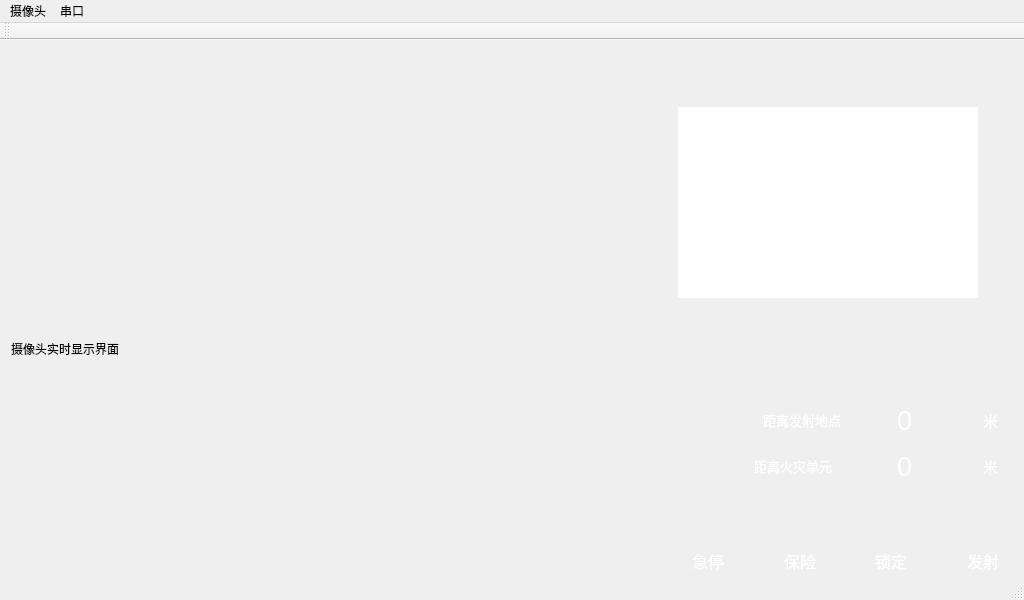
<?xml version="1.0" encoding="UTF-8"?>
<ui version="4.0">
 <class>MainPage</class>
 <widget class="QMainWindow" name="MainPage">
  <property name="geometry">
   <rect>
    <x>0</x>
    <y>0</y>
    <width>1024</width>
    <height>600</height>
   </rect>
  </property>
  <property name="sizePolicy">
   <sizepolicy hsizetype="Expanding" vsizetype="Expanding">
    <horstretch>0</horstretch>
    <verstretch>0</verstretch>
   </sizepolicy>
  </property>
  <property name="minimumSize">
   <size>
    <width>1024</width>
    <height>600</height>
   </size>
  </property>
  <property name="maximumSize">
   <size>
    <width>1024</width>
    <height>665</height>
   </size>
  </property>
  <property name="windowTitle">
   <string>地面站v0.3</string>
  </property>
  <property name="windowIcon">
   <iconset resource="resources.qrc">
    <normaloff>:/Resources/火箭.png</normaloff>:/Resources/火箭.png</iconset>
  </property>
  <property name="styleSheet">
   <string notr="true">MainPage{background-image:url(:/Resources/background_image.png)}</string>
  </property>
  <widget class="QWidget" name="centralWidget">
   <property name="minimumSize">
    <size>
     <width>1024</width>
     <height>600</height>
    </size>
   </property>
   <property name="maximumSize">
    <size>
     <width>1024</width>
     <height>600</height>
    </size>
   </property>
   <property name="styleSheet">
    <string notr="true">centralWidget{}</string>
   </property>
   <layout class="QVBoxLayout" name="verticalLayout_3">
    <item>
     <layout class="QHBoxLayout" name="subLayerout_1">
      <item>
       <widget class="QLabel" name="LOGO_label">
        <property name="minimumSize">
         <size>
          <width>150</width>
          <height>50</height>
         </size>
        </property>
        <property name="styleSheet">
         <string notr="true">QLabel{background-image:url(:/Resources/LOGO.png)}</string>
        </property>
        <property name="text">
         <string/>
        </property>
       </widget>
      </item>
      <item>
       <spacer name="horizontalSpacer">
        <property name="orientation">
         <enum>Qt::Horizontal</enum>
        </property>
        <property name="sizeHint" stdset="0">
         <size>
          <width>40</width>
          <height>20</height>
         </size>
        </property>
       </spacer>
      </item>
      <item>
       <widget class="QPushButton" name="tool_btn">
        <property name="minimumSize">
         <size>
          <width>80</width>
          <height>35</height>
         </size>
        </property>
        <property name="styleSheet">
         <string notr="true">QPushButton{background-image:url(:/Resources/tool.png)}</string>
        </property>
        <property name="text">
         <string/>
        </property>
        <property name="flat">
         <bool>true</bool>
        </property>
       </widget>
      </item>
      <item>
       <widget class="QPushButton" name="help_btn">
        <property name="minimumSize">
         <size>
          <width>80</width>
          <height>35</height>
         </size>
        </property>
        <property name="styleSheet">
         <string notr="true">QPushButton{background-image:url(:/Resources/help.png);}</string>
        </property>
        <property name="text">
         <string/>
        </property>
        <property name="flat">
         <bool>true</bool>
        </property>
       </widget>
      </item>
     </layout>
    </item>
    <item>
     <layout class="QHBoxLayout" name="horizontalLayout_6">
      <item>
       <widget class="ShowLabel" name="screen">
        <property name="sizePolicy">
         <sizepolicy hsizetype="Expanding" vsizetype="Expanding">
          <horstretch>0</horstretch>
          <verstretch>0</verstretch>
         </sizepolicy>
        </property>
        <property name="minimumSize">
         <size>
          <width>640</width>
          <height>480</height>
         </size>
        </property>
        <property name="maximumSize">
         <size>
          <width>640</width>
          <height>480</height>
         </size>
        </property>
        <property name="styleSheet">
         <string notr="true"/>
        </property>
        <property name="text">
         <string>摄像头实时显示界面</string>
        </property>
        <property name="scaledContents">
         <bool>true</bool>
        </property>
       </widget>
      </item>
      <item>
       <spacer name="horizontalSpacer_12">
        <property name="orientation">
         <enum>Qt::Horizontal</enum>
        </property>
        <property name="sizeHint" stdset="0">
         <size>
          <width>65</width>
          <height>20</height>
         </size>
        </property>
       </spacer>
      </item>
      <item>
       <layout class="QVBoxLayout" name="verticalLayout_2">
        <item>
         <layout class="QVBoxLayout" name="verticalLayout">
          <item>
           <layout class="QHBoxLayout" name="horizontalLayout">
            <item>
             <widget class="QTextBrowser" name="textBrowser">
              <property name="minimumSize">
               <size>
                <width>300</width>
                <height>180</height>
               </size>
              </property>
              <property name="styleSheet">
               <string notr="true">QTextBrowser{
	background-image:url(:/Resources/launch_log.png);
	border-width:0;
	border-style:outset;
	color:white;
}</string>
              </property>
              <property name="lineWidth">
               <number>0</number>
              </property>
              <property name="cursorWidth">
               <number>0</number>
              </property>
             </widget>
            </item>
            <item>
             <spacer name="horizontalSpacer_9">
              <property name="orientation">
               <enum>Qt::Horizontal</enum>
              </property>
              <property name="sizeHint" stdset="0">
               <size>
                <width>40</width>
                <height>20</height>
               </size>
              </property>
             </spacer>
            </item>
           </layout>
          </item>
          <item>
           <spacer name="verticalSpacer">
            <property name="orientation">
             <enum>Qt::Vertical</enum>
            </property>
            <property name="sizeHint" stdset="0">
             <size>
              <width>20</width>
              <height>60</height>
             </size>
            </property>
           </spacer>
          </item>
          <item>
           <layout class="QHBoxLayout" name="horizontalLayout_5">
            <item>
             <spacer name="horizontalSpacer_6">
              <property name="orientation">
               <enum>Qt::Horizontal</enum>
              </property>
              <property name="sizeHint" stdset="0">
               <size>
                <width>40</width>
                <height>20</height>
               </size>
              </property>
             </spacer>
            </item>
            <item>
             <widget class="QLabel" name="distant_title">
              <property name="minimumSize">
               <size>
                <width>160</width>
                <height>30</height>
               </size>
              </property>
              <property name="maximumSize">
               <size>
                <width>160</width>
                <height>30</height>
               </size>
              </property>
              <property name="styleSheet">
               <string notr="true">QLabel{background-image:url(:/Resources/distance_title.png)}</string>
              </property>
              <property name="lineWidth">
               <number>0</number>
              </property>
              <property name="text">
               <string/>
              </property>
             </widget>
            </item>
            <item>
             <spacer name="horizontalSpacer_5">
              <property name="orientation">
               <enum>Qt::Horizontal</enum>
              </property>
              <property name="sizeHint" stdset="0">
               <size>
                <width>40</width>
                <height>20</height>
               </size>
              </property>
             </spacer>
            </item>
           </layout>
          </item>
          <item>
           <layout class="QHBoxLayout" name="horizontalLayout_2">
            <item>
             <widget class="QLabel" name="launch_flag">
              <property name="minimumSize">
               <size>
                <width>40</width>
                <height>40</height>
               </size>
              </property>
              <property name="styleSheet">
               <string notr="true">QLabel{background-image:url(:/Resources/launch_flag.png)}</string>
              </property>
              <property name="text">
               <string/>
              </property>
             </widget>
            </item>
            <item>
             <spacer name="horizontalSpacer_10">
              <property name="orientation">
               <enum>Qt::Horizontal</enum>
              </property>
              <property name="sizeHint" stdset="0">
               <size>
                <width>40</width>
                <height>20</height>
               </size>
              </property>
             </spacer>
            </item>
            <item>
             <widget class="QLabel" name="label_5">
              <property name="minimumSize">
               <size>
                <width>88</width>
                <height>16</height>
               </size>
              </property>
              <property name="font">
               <font>
                <family>Agency FB</family>
                <pointsize>10</pointsize>
               </font>
              </property>
              <property name="styleSheet">
               <string notr="true">QLabel{
	color:white;
}</string>
              </property>
              <property name="text">
               <string>距离发射地点</string>
              </property>
             </widget>
            </item>
            <item>
             <spacer name="horizontalSpacer_7">
              <property name="orientation">
               <enum>Qt::Horizontal</enum>
              </property>
              <property name="sizeHint" stdset="0">
               <size>
                <width>40</width>
                <height>20</height>
               </size>
              </property>
             </spacer>
            </item>
            <item>
             <widget class="QLabel" name="launch_diatance">
              <property name="minimumSize">
               <size>
                <width>80</width>
                <height>0</height>
               </size>
              </property>
              <property name="font">
               <font>
                <pointsize>20</pointsize>
               </font>
              </property>
              <property name="styleSheet">
               <string notr="true">QLabel{
	color:white;
}</string>
              </property>
              <property name="text">
               <string>0</string>
              </property>
             </widget>
            </item>
            <item>
             <widget class="QLabel" name="label_6">
              <property name="minimumSize">
               <size>
                <width>30</width>
                <height>0</height>
               </size>
              </property>
              <property name="font">
               <font>
                <family>微软雅黑</family>
                <pointsize>11</pointsize>
               </font>
              </property>
              <property name="styleSheet">
               <string notr="true">QLabel{
	color:white;
}</string>
              </property>
              <property name="text">
               <string>米</string>
              </property>
             </widget>
            </item>
           </layout>
          </item>
          <item>
           <layout class="QHBoxLayout" name="horizontalLayout_3">
            <item>
             <widget class="QLabel" name="launch_flag_2">
              <property name="minimumSize">
               <size>
                <width>40</width>
                <height>40</height>
               </size>
              </property>
              <property name="styleSheet">
               <string notr="true">QLabel{background-image:url(:/Resources/launch_flag.png)}</string>
              </property>
              <property name="text">
               <string/>
              </property>
             </widget>
            </item>
            <item>
             <spacer name="horizontalSpacer_11">
              <property name="orientation">
               <enum>Qt::Horizontal</enum>
              </property>
              <property name="sizeHint" stdset="0">
               <size>
                <width>40</width>
                <height>20</height>
               </size>
              </property>
             </spacer>
            </item>
            <item>
             <widget class="QLabel" name="label_7">
              <property name="minimumSize">
               <size>
                <width>106</width>
                <height>16</height>
               </size>
              </property>
              <property name="font">
               <font>
                <family>Agency FB</family>
                <pointsize>10</pointsize>
               </font>
              </property>
              <property name="styleSheet">
               <string notr="true">QLabel{
	color:white;
}</string>
              </property>
              <property name="text">
               <string>距离火灾单元</string>
              </property>
             </widget>
            </item>
            <item>
             <spacer name="horizontalSpacer_8">
              <property name="orientation">
               <enum>Qt::Horizontal</enum>
              </property>
              <property name="sizeHint" stdset="0">
               <size>
                <width>40</width>
                <height>20</height>
               </size>
              </property>
             </spacer>
            </item>
            <item>
             <widget class="QLabel" name="fire_diatance">
              <property name="minimumSize">
               <size>
                <width>80</width>
                <height>0</height>
               </size>
              </property>
              <property name="font">
               <font>
                <pointsize>20</pointsize>
               </font>
              </property>
              <property name="styleSheet">
               <string notr="true">QLabel{
	color:white;
}</string>
              </property>
              <property name="text">
               <string>0</string>
              </property>
             </widget>
            </item>
            <item>
             <widget class="QLabel" name="label_8">
              <property name="minimumSize">
               <size>
                <width>30</width>
                <height>0</height>
               </size>
              </property>
              <property name="font">
               <font>
                <family>微软雅黑</family>
                <pointsize>11</pointsize>
               </font>
              </property>
              <property name="styleSheet">
               <string notr="true">QLabel{
	color:white;
}</string>
              </property>
              <property name="text">
               <string>米</string>
              </property>
             </widget>
            </item>
           </layout>
          </item>
          <item>
           <spacer name="verticalSpacer_3">
            <property name="orientation">
             <enum>Qt::Vertical</enum>
            </property>
            <property name="sizeHint" stdset="0">
             <size>
              <width>20</width>
              <height>40</height>
             </size>
            </property>
           </spacer>
          </item>
          <item>
           <layout class="QHBoxLayout" name="horizontalLayout_4">
            <item>
             <widget class="QPushButton" name="scram_btn">
              <property name="minimumSize">
               <size>
                <width>60</width>
                <height>60</height>
               </size>
              </property>
              <property name="font">
               <font>
                <family>微软雅黑</family>
                <pointsize>12</pointsize>
                <weight>50</weight>
                <bold>false</bold>
               </font>
              </property>
              <property name="styleSheet">
               <string notr="true">QPushButton{
	background-image:url(:/Resources/button_inactive.png);
	border-width: 30px;
	border-radius: 30px;
	color:white;
	
}</string>
              </property>
              <property name="text">
               <string>急停</string>
              </property>
             </widget>
            </item>
            <item>
             <spacer name="horizontalSpacer_2">
              <property name="orientation">
               <enum>Qt::Horizontal</enum>
              </property>
              <property name="sizeHint" stdset="0">
               <size>
                <width>40</width>
                <height>20</height>
               </size>
              </property>
             </spacer>
            </item>
            <item>
             <widget class="QPushButton" name="insuranceBtn">
              <property name="minimumSize">
               <size>
                <width>60</width>
                <height>60</height>
               </size>
              </property>
              <property name="font">
               <font>
                <family>微软雅黑</family>
                <pointsize>12</pointsize>
                <weight>50</weight>
                <bold>false</bold>
               </font>
              </property>
              <property name="styleSheet">
               <string notr="true">QPushButton{
	background-image:url(:/Resources/button_inactive.png);
	border-width: 30px;
	border-radius: 30px;
	color:white;
}</string>
              </property>
              <property name="text">
               <string>保险</string>
              </property>
              <property name="flat">
               <bool>false</bool>
              </property>
             </widget>
            </item>
            <item>
             <spacer name="horizontalSpacer_3">
              <property name="orientation">
               <enum>Qt::Horizontal</enum>
              </property>
              <property name="sizeHint" stdset="0">
               <size>
                <width>40</width>
                <height>20</height>
               </size>
              </property>
             </spacer>
            </item>
            <item>
             <widget class="QPushButton" name="lockBtn">
              <property name="minimumSize">
               <size>
                <width>60</width>
                <height>60</height>
               </size>
              </property>
              <property name="font">
               <font>
                <family>微软雅黑</family>
                <pointsize>12</pointsize>
                <weight>50</weight>
                <bold>false</bold>
               </font>
              </property>
              <property name="styleSheet">
               <string notr="true">QPushButton{
	background-image:url(:/Resources/button_inactive.png);
	border-width: 30px;
	border-radius: 30px;
	color:white;
	
}</string>
              </property>
              <property name="text">
               <string>锁定</string>
              </property>
              <property name="flat">
               <bool>false</bool>
              </property>
             </widget>
            </item>
            <item>
             <spacer name="horizontalSpacer_4">
              <property name="orientation">
               <enum>Qt::Horizontal</enum>
              </property>
              <property name="sizeHint" stdset="0">
               <size>
                <width>40</width>
                <height>20</height>
               </size>
              </property>
             </spacer>
            </item>
            <item>
             <widget class="QPushButton" name="launchBtn">
              <property name="minimumSize">
               <size>
                <width>60</width>
                <height>60</height>
               </size>
              </property>
              <property name="font">
               <font>
                <family>微软雅黑</family>
                <pointsize>12</pointsize>
                <weight>50</weight>
                <bold>false</bold>
               </font>
              </property>
              <property name="styleSheet">
               <string notr="true">QPushButton{
	background-image:url(:/Resources/button_inactive.png);
	border-width: 30px;
	border-radius: 30px;
	color:white;
	
}</string>
              </property>
              <property name="text">
               <string>发射</string>
              </property>
              <property name="flat">
               <bool>false</bool>
              </property>
             </widget>
            </item>
           </layout>
          </item>
         </layout>
        </item>
       </layout>
      </item>
     </layout>
    </item>
    <item>
     <spacer name="verticalSpacer_2">
      <property name="orientation">
       <enum>Qt::Vertical</enum>
      </property>
      <property name="sizeHint" stdset="0">
       <size>
        <width>20</width>
        <height>40</height>
       </size>
      </property>
     </spacer>
    </item>
   </layout>
  </widget>
  <widget class="QToolBar" name="mainToolBar">
   <attribute name="toolBarArea">
    <enum>TopToolBarArea</enum>
   </attribute>
   <attribute name="toolBarBreak">
    <bool>false</bool>
   </attribute>
  </widget>
  <widget class="QStatusBar" name="statusBar"/>
  <widget class="QMenuBar" name="menuBar">
   <property name="geometry">
    <rect>
     <x>0</x>
     <y>0</y>
     <width>1024</width>
     <height>26</height>
    </rect>
   </property>
   <widget class="QMenu" name="cameraMenu">
    <property name="title">
     <string>摄像头</string>
    </property>
   </widget>
   <widget class="QMenu" name="serialPortMenu">
    <property name="title">
     <string>串口</string>
    </property>
   </widget>
   <addaction name="cameraMenu"/>
   <addaction name="serialPortMenu"/>
  </widget>
  <action name="camera_0">
   <property name="text">
    <string>摄像头0</string>
   </property>
  </action>
  <action name="actioncamera0">
   <property name="text">
    <string>camera0</string>
   </property>
  </action>
 </widget>
 <layoutdefault spacing="6" margin="11"/>
 <customwidgets>
  <customwidget>
   <class>ShowLabel</class>
   <extends>QLabel</extends>
   <header location="global">showlabel.h</header>
  </customwidget>
 </customwidgets>
 <resources>
  <include location="resources.qrc"/>
 </resources>
 <connections/>
</ui>
